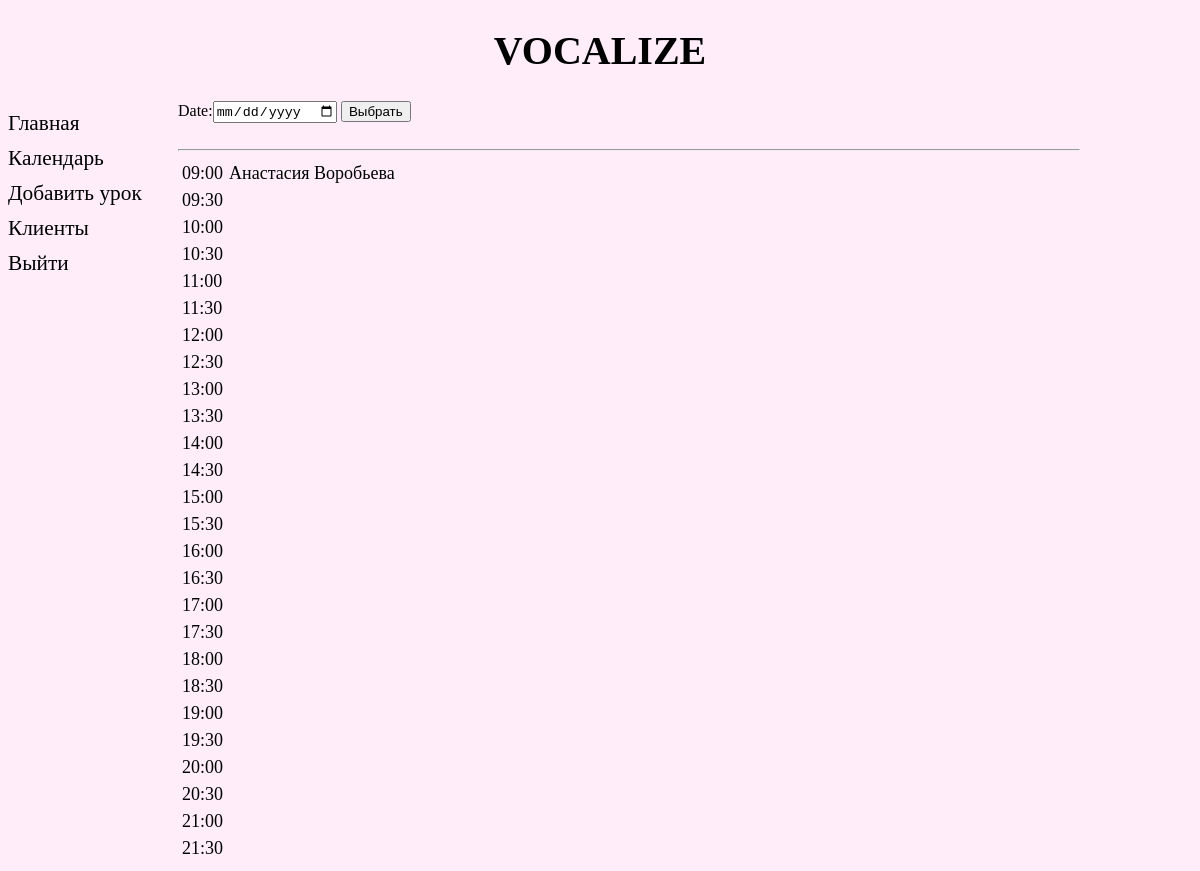
Before: /calendar/ (signed in) with the older database file.
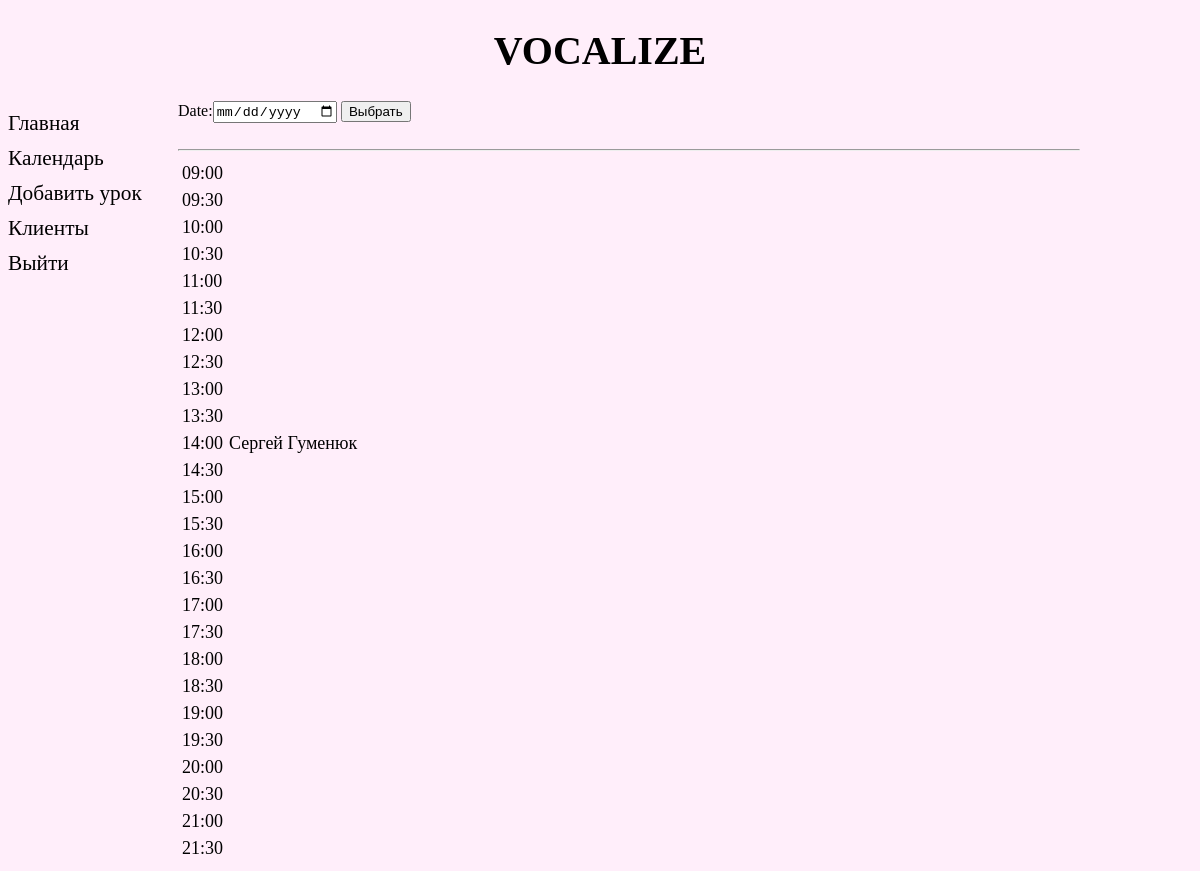
After: the same page with the newer database file.
### main/models.py (models this page shows, shortened)
class Lesson(models.Model):
    date = models.DateField(verbose_name='Дата')
    time = models.TimeField(verbose_name='Время', null=True)
    customer_id = models.ForeignKey('Customer', on_delete=models.CASCADE, verbose_name='Клиент')
    class Meta:
        verbose_name = 'Урок'
        verbose_name_plural = 'Уроки'
    def __str__(self):
        return f'{self.customer_id}'

class Customer(models.Model):
    name = models.CharField(max_length=50, verbose_name='Имя')
    surname = models.CharField(max_length=50, verbose_name='Фамилия')
    photo = models.ImageField(upload_to='photos/%Y/%m/%d/', blank=True, verbose_name='Фото')
    email = models.EmailField(blank=True, unique=True, null=True, verbose_name='Email')
    phone = models.CharField(max_length=20, unique=True, null=True, verbose_name='Номер телефона')
    time_create = models.DateTimeField(auto_now_add=True, verbose_name='Дата создания')
    time_update = models.DateTimeField(auto_now=True, verbose_name='Дата последнего обновления')
    class Meta:
        verbose_name = 'Клиент'
        verbose_name_plural = 'Клиенты'
    def __str__(self):
        return f'{self.name} {self.surname}'

### main/views.py (the view)
# urls.py: path('calendar/', calendar, name='calendar'),
@login_required
def calendar(request):
    if request.method == 'POST':
        form = CalendarForm(request.POST)
        date = request.POST['date']
        lessons = Lesson.objects.filter(date=request.POST['date']).select_related('customer_id')
    else:
        form = CalendarForm()
        date = datetime.date.today()
        lessons = Lesson.objects.filter(date=datetime.date.today()).select_related('customer_id')
    context = {
        'title': 'Календарь',
        'lessons': lessons,
        'form': form,
        'time_slots': TIME_SLOTS,
        'date': date
        }
    return render(request, 'main/calendar.html', context=context)

### main/forms.py
class CalendarForm(forms.Form):
    date = forms.DateField(initial=datetime.date.today(),
                           widget=forms.DateInput(format='%d-%m-%Y', attrs={'type': 'date'}))

### main/templates/main/calendar.html (shortened to what this page needs)
{% extends 'main/base.html' %}
{% block content %}
    <form method="post">
        {{ form }} <input type="submit" value="Выбрать">
    </form>
    <br>
    <hr align="left" width="900">
     <table>
        {% for timer in time_slots %}
        <tr>
            <td>
                <a href="{% url 'add_lesson_quick' date timer.0 %}"> {{timer.1}} </a>
            </td>
            {% for lesson in lessons %}
                    {% if timer.0 == lesson.time %}
                        <td><a href="{% url 'lesson' lesson.pk %}">{{lesson}}</a></td>
                    {% endif %}
                {% endfor %}
            <td></td>
        </tr>
        {% endfor %}
    </table>
{% endblock %}

### main/templates/main/base.html (shortened to what this page needs)
{% load static %}
<!DOCTYPE html>
<html>
    <head>
        <link rel="stylesheet" type="text/css"
              href="{% static 'main/css/style.css' %}">
    </head>
    <body>
        <header>
            <h1>Vocalize</h1>
        </header>
        <nav>
            <a href="{% url 'home' %}">Главная</a>
            {% if request.user.is_authenticated %}
            <a href="{% url 'calendar' %}">Календарь</a>
            <a href="{% url 'add_lesson' %}">Добавить урок</a>
            <a href="{% url 'customers' %}">Клиенты</a>
            <a href="{% url 'logout' %}">Выйти</a>
            {% else %}
            <a href="{% url 'login' %}">Войти</a>
            {% endif %}
        </nav>
        <section>
            {% block content %}
            {% endblock %}
        </section>
    </body>
</html>

### main/static/main/css/style.css (style rules this page uses)
html { background-color: rgba(255, 222, 246, .5); }
header h1 { font-size: 40px; text-transform: uppercase; text-align: center; }
nav { font-size: 16pt; width: 150px; float: left; }
nav a { display: block; margin: 10px 0px; text-decoration: none; }
section { margin-left: 170px; }
td { font-size: 18px; padding: 2px; }
a, a:visited { text-decoration: none; color: black; }

Changed rows visible on the page:
removed Lesson: customer_id.surname "Анастасия Воробьева", shown under "09:00"
added Lesson: customer_id.surname "Сергей Гуменюк", shown under "14:00"
